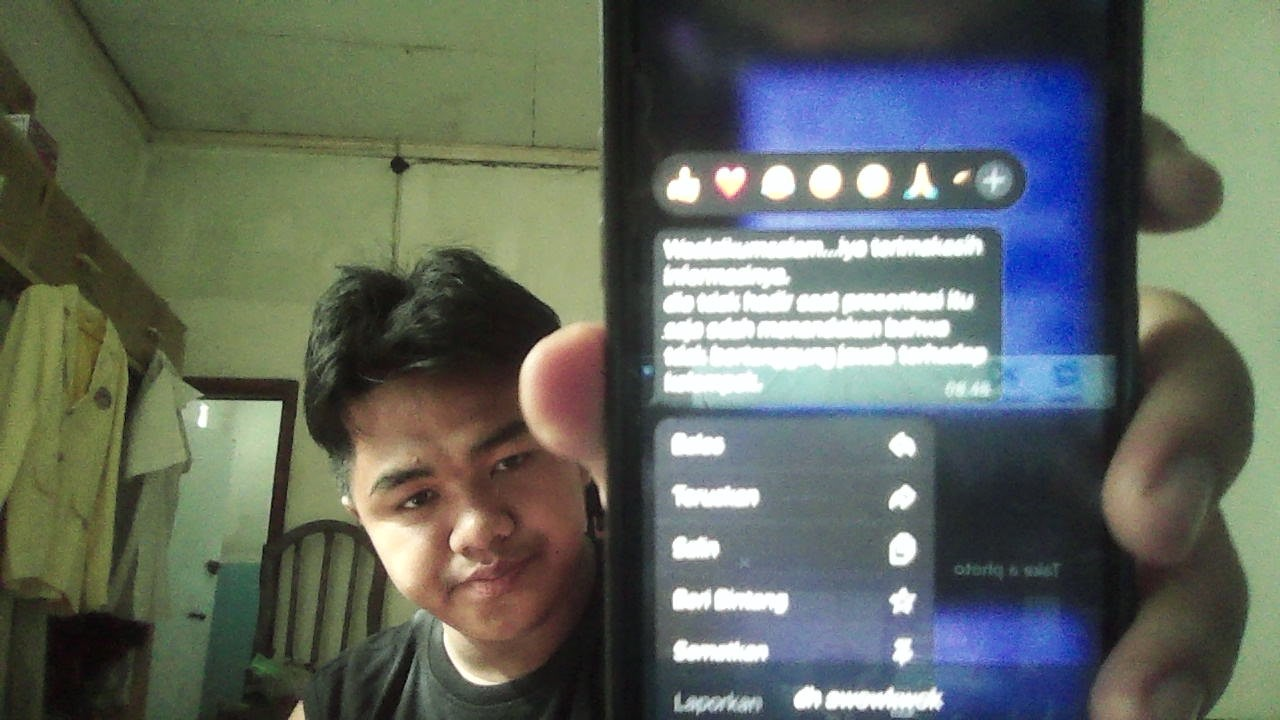
#> input picture Minggu2/Quiz/Riski gacor.jpg, 1280 x 720 px, found by its file name
$ python Quiz1.py
#> lines starting #> are read from the running program, lines starting #| are printed output that depends on the picture; after the words box and inside, x2 and y2 are one past the last pixel; in counts of white or black regions, pixels touching at a corner belong together
# ============================================
# PRAKTIKUM 2: MODEL WARNA DAN DIGITALISASI
# ============================================

import cv2
import numpy as np
import matplotlib.pyplot as plt
from scipy import signal
import warnings
warnings.filterwarnings('ignore')

print("=== PRAKTIKUM 2: MODEL WARNA DAN DIGITALISASI ===")
print("Materi: Color Models, Sampling, Quantization, Color Conversion\n")

# =============== FUNGSI BANTU ===============
def create_color_patches():
    """Create sample color patches for demonstration"""
    patches = []
    colors = [
        ('Red', [0, 0, 255]),
        ('Green', [0, 255, 0]),
        ('Blue', [255, 0, 0]),
        ('Yellow', [0, 255, 255]),
        ('Magenta', [255, 0, 255]),
        ('Cyan', [255, 255, 0]),
        ('White', [255, 255, 255]),
        ('Black', [0, 0, 0])
    ]

    for name, color in colors:
        patch = np.zeros((100, 100, 3), dtype=np.uint8)
        patch[:, :] = color
        patches.append((name, patch))

    return patches

def analyze_color_model(image, model_name):
    """Analyze image in different color models"""
    if model_name == 'RGB':
        return image
    elif model_name == 'HSV':
        return cv2.cvtColor(image, cv2.COLOR_BGR2HSV)
    elif model_name == 'LAB':
        return cv2.cvtColor(image, cv2.COLOR_BGR2LAB)
    elif model_name == 'GRAY':
        return cv2.cvtColor(image, cv2.COLOR_BGR2GRAY)
    else:
        return image

# =============== MAIN PRAKTIKUM ===============

# 1. PERBANDINGAN MODEL WARNA
print("\n1. PERBANDINGAN MODEL WARNA DASAR")

# Buat citra dengan warna-warna dasar
color_patches = create_color_patches()

# Tampilkan dalam berbagai model warna
fig, axes = plt.subplots(4, 8, figsize=(20, 10))
models = ['RGB', 'HSV', 'LAB', 'GRAY']

for row, model in enumerate(models):
    for col, (name, patch) in enumerate(color_patches):
        if model == 'RGB':
            display_img = cv2.cvtColor(patch, cv2.COLOR_BGR2RGB)
            axes[row, col].imshow(display_img)
        elif model == 'GRAY':
            gray_img = cv2.cvtColor(patch, cv2.COLOR_BGR2GRAY)
            axes[row, col].imshow(gray_img, cmap='gray')
        else:
            converted = analyze_color_model(patch, model)
            if model == 'HSV':
                # Convert HSV to RGB for display
                display_img = cv2.cvtColor(converted, cv2.COLOR_HSV2RGB)
            elif model == 'LAB':
                # LAB needs special handling for display
                lab = converted.astype(np.float32)
                lab[:,:,0] = lab[:,:,0] * 255/100  # L from [0,100] to [0,255]
                lab[:,:,1:] = lab[:,:,1:] + 128    # a,b from [-127,127] to [0,255]
                lab = np.clip(lab, 0, 255).astype(np.uint8)
                display_img = cv2.cvtColor(lab, cv2.COLOR_LAB2RGB)
            axes[row, col].imshow(display_img)

        if row == 0:
            axes[row, col].set_title(name, fontsize=10)
        axes[row, col].axis('off')

    axes[row, 0].text(-0.5, 0.5, model, transform=axes[row, 0].transAxes,
                     fontsize=12, fontweight='bold', va='center', ha='right')

plt.suptitle('Perbandingan Model Warna untuk Warna Dasar', fontsize=14, fontweight='bold')
plt.tight_layout()
plt.show()

# 2. ANALISIS KOMPONEN WARNA
print("\n2. ANALISIS KOMPONEN WARNA PADA CITRA NYATA")

# Load sample image
sample_img = cv2.imread('Quiz/Minggu 2/Riski gacor.jpg')  # Ganti dengan path citra Anda
#> sample_img is the input picture: shape (720, 1280, 3); mean B, G, R 96.2, 104.3, 96.9
if sample_img is None:
    # Create synthetic image if file doesn't exist
    sample_img = np.zeros((300, 400, 3), dtype=np.uint8)
    cv2.rectangle(sample_img, (50, 50), (150, 150), (255, 0, 0), -1)  # Blue
    cv2.circle(sample_img, (250, 100), 50, (0, 255, 0), -1)  # Green
    cv2.ellipse(sample_img, (300, 200), (80, 40), 30, 0, 360, (0, 0, 255), -1)  # Red
    print("Menggunakan citra sintetik (file sample_image.jpg tidak ditemukan)")

# Convert to different color spaces
rgb_img = cv2.cvtColor(sample_img, cv2.COLOR_BGR2RGB)
hsv_img = cv2.cvtColor(sample_img, cv2.COLOR_BGR2HSV)
lab_img = cv2.cvtColor(sample_img, cv2.COLOR_BGR2LAB)
gray_img = cv2.cvtColor(sample_img, cv2.COLOR_BGR2GRAY)

# Split channels for each model
rgb_channels = cv2.split(sample_img)  # B, G, R
hsv_channels = cv2.split(hsv_img)     # H, S, V
lab_channels = cv2.split(lab_img)     # L, a, b

# Display channel analysis
fig, axes = plt.subplots(4, 4, figsize=(16, 12))

# Row 1: RGB Channels
axes[0, 0].imshow(rgb_img)
axes[0, 0].set_title('Original (RGB)')
axes[0, 0].axis('off')

rgb_titles = ['Blue Channel', 'Green Channel', 'Red Channel']
for i in range(3):
    axes[0, i+1].imshow(rgb_channels[i], cmap='gray')
    axes[0, i+1].set_title(rgb_titles[i])
    axes[0, i+1].axis('off')

# Row 2: HSV Channels
axes[1, 0].imshow(cv2.cvtColor(hsv_img, cv2.COLOR_HSV2RGB))
axes[1, 0].set_title('HSV Color Space')
axes[1, 0].axis('off')

hsv_titles = ['Hue (Jenis Warna)', 'Saturation (Kemurnian)', 'Value (Kecerahan)']
for i in range(3):
    axes[1, i+1].imshow(hsv_channels[i], cmap='gray')
    axes[1, i+1].set_title(hsv_titles[i])
    axes[1, i+1].axis('off')

# Row 3: LAB Channels
# Convert LAB for display
lab_display = lab_img.astype(np.float32)
lab_display[:,:,0] = lab_display[:,:,0] * 255/100
lab_display[:,:,1:] = lab_display[:,:,1:] + 128
lab_display = np.clip(lab_display, 0, 255).astype(np.uint8)
lab_display_rgb = cv2.cvtColor(lab_display, cv2.COLOR_LAB2RGB)

axes[2, 0].imshow(lab_display_rgb)
axes[2, 0].set_title('LAB Color Space')
axes[2, 0].axis('off')

lab_titles = ['Lightness', 'Green-Red (a)', 'Blue-Yellow (b)']
for i in range(3):
    if i == 0:
        # L channel needs scaling
        l_channel = lab_channels[i].astype(np.float32) * 255/100
        l_channel = np.clip(l_channel, 0, 255).astype(np.uint8)
        axes[2, i+1].imshow(l_channel, cmap='gray')
    else:
        # a and b channels need offset
        ab_channel = lab_channels[i].astype(np.float32) + 128
        ab_channel = np.clip(ab_channel, 0, 255).astype(np.uint8)
        axes[2, i+1].imshow(ab_channel, cmap='gray')
    axes[2, i+1].set_title(lab_titles[i])
    axes[2, i+1].axis('off')

# Row 4: Grayscale
axes[3, 0].imshow(gray_img, cmap='gray')
axes[3, 0].set_title('Grayscale')
axes[3, 0].axis('off')

# Show histogram of grayscale
axes[3, 1].hist(gray_img.ravel(), 256, [0, 256], color='gray')
axes[3, 1].set_title('Grayscale Histogram')
axes[3, 1].set_xlabel('Intensity')
axes[3, 1].set_ylabel('Frequency')
axes[3, 1].grid(True, alpha=0.3)

# Show color histogram
colors = ('b', 'g', 'r')
for i, color in enumerate(colors):
    hist = cv2.calcHist([sample_img], [i], None, [256], [0, 256])
    axes[3, 2].plot(hist, color=color, alpha=0.7)
axes[3, 2].set_title('RGB Channel Histograms')
axes[3, 2].set_xlabel('Intensity')
axes[3, 2].set_ylabel('Frequency')
axes[3, 2].legend(['Blue', 'Green', 'Red'])
axes[3, 2].grid(True, alpha=0.3)

# Show HSV histogram
hsv_hist = cv2.calcHist([hsv_img], [0], None, [180], [0, 180])
#> hsv_hist = 180 values, max 35372 at index 39, min 0 at index 134, mean 5120
axes[3, 3].plot(hsv_hist, color='orange')
axes[3, 3].set_title('Hue Histogram')
axes[3, 3].set_xlabel('Hue (0-180°)')
axes[3, 3].set_ylabel('Frequency')
axes[3, 3].grid(True, alpha=0.3)

plt.suptitle('Analisis Komponen Warna pada Berbagai Model', fontsize=14, fontweight='bold')
plt.tight_layout()
plt.show()

# 3. DEMONSTRASI TEOREMA SAMPLING DAN ALIASING
print("\n3. DEMONSTRASI TEOREMA SAMPLING DAN ALIASING")

def demonstrate_sampling_aliasing():
    """Demonstrate sampling theorem and aliasing effect"""
    # Create high frequency signal
    t = np.linspace(0, 1, 1000)  # High resolution time
    f_high = 50  # High frequency component
    f_low = 5    # Low frequency component

    signal_high = np.sin(2 * np.pi * f_high * t)
    signal_low = np.sin(2 * np.pi * f_low * t)
    signal_combined = signal_high + 0.5 * signal_low

    # Different sampling rates
    sampling_rates = [20, 50, 100, 200]  # Hz
    nyquist_rate = 2 * f_high  # Should be 100 Hz

    fig, axes = plt.subplots(2, 2, figsize=(12, 8))
    axes = axes.ravel()

    for idx, fs in enumerate(sampling_rates):
        # Sampling
        t_sampled = np.arange(0, 1, 1/fs)
        indices = (t_sampled * 1000).astype(int)
        signal_sampled = signal_combined[indices]

        # Reconstruction (zero-order hold)
        t_recon = np.linspace(0, 1, 1000)
        signal_recon = np.zeros_like(t_recon)
        for i in range(len(t_sampled)-1):
            mask = (t_recon >= t_sampled[i]) & (t_recon < t_sampled[i+1])
            signal_recon[mask] = signal_sampled[i]

        # Plot
        axes[idx].plot(t, signal_combined, 'b-', alpha=0.5, label='Original')
        axes[idx].stem(t_sampled, signal_sampled, linefmt='r-', markerfmt='ro',
                      basefmt=' ', label=f'Sampled (fs={fs}Hz)')
        axes[idx].plot(t_recon, signal_recon, 'g--', alpha=0.7, label='Reconstructed')

        # Check for aliasing
        if fs < nyquist_rate:
            axes[idx].set_title(f'ALIASING: fs={fs}Hz < Nyquist={nyquist_rate}Hz',
                               color='red', fontweight='bold')
        else:
            axes[idx].set_title(f'No Aliasing: fs={fs}Hz ≥ Nyquist',
                               color='green', fontweight='bold')

        axes[idx].set_xlabel('Time (s)')
        axes[idx].set_ylabel('Amplitude')
        axes[idx].legend(loc='upper right')
        axes[idx].grid(True, alpha=0.3)

    plt.suptitle('Demonstrasi Teorema Sampling Nyquist dan Efek Aliasing',
                fontsize=14, fontweight='bold')
    plt.tight_layout()
    plt.show()

    return sampling_rates, nyquist_rate

sampling_rates, nyquist_rate = demonstrate_sampling_aliasing()
print(f"Frekuensi sinyal tinggi: 50 Hz")
print(f"Nyquist rate minimum: {nyquist_rate} Hz")
print(f"Sampling rates yang diuji: {sampling_rates} Hz")

# 4. DEMONSTRASI KUANTISASI
print("\n4. DEMONSTRASI KUANTISASI UNIFORM DAN NON-UNIFORM")

def demonstrate_quantization():
    """Demonstrate uniform and non-uniform quantization"""
    # Create test image
    test_img = gray_img if len(gray_img.shape) == 2 else cv2.cvtColor(sample_img, cv2.COLOR_BGR2GRAY)

    # Uniform quantization
    quantization_levels = [256, 64, 16, 4, 2]  # 8-bit, 6-bit, 4-bit, 2-bit, 1-bit

    fig, axes = plt.subplots(2, 5, figsize=(15, 6))

    # Uniform quantization
    for idx, levels in enumerate(quantization_levels):
        # Calculate step size
        step = 256 // levels
        quantized_uniform = (test_img // step) * step

        # Display
        axes[0, idx].imshow(quantized_uniform, cmap='gray', vmin=0, vmax=255)
        axes[0, idx].set_title(f'Uniform\n{levels} levels\n({int(np.log2(levels))}-bit)')
        axes[0, idx].axis('off')

        # Calculate MSE
        mse = np.mean((test_img.astype(float) - quantized_uniform.astype(float))**2)
        psnr = 10 * np.log10(255**2 / mse) if mse > 0 else float('inf')
        axes[0, idx].text(0.5, -0.1, f'MSE: {mse:.1f}\nPSNR: {psnr:.1f}dB',
                         transform=axes[0, idx].transAxes, ha='center', fontsize=8)
#> this loop made 5 passes
#> (mse, psnr) on passes 1 to 4: (0, inf), (3.51, 42.68), (80.68, 29.06), (1533, 16.28)

    # Non-uniform quantization (using histogram equalization principle)
    for idx, levels in enumerate(quantization_levels):
        # Calculate histogram
        hist, bins = np.histogram(test_img.flatten(), 256, [0, 256])

        # Calculate cumulative distribution
        cdf = hist.cumsum()
        cdf_normalized = cdf / cdf.max()

        # Create mapping function for non-uniform quantization
        mapping = np.zeros(256, dtype=np.uint8)
        for i in range(levels):
            lower = i * 256 // levels
            upper = (i + 1) * 256 // levels
            mapping[lower:upper] = i * 255 // (levels - 1)

        # Apply non-uniform quantization
        quantized_nonuniform = mapping[test_img]

        # Display
        axes[1, idx].imshow(quantized_nonuniform, cmap='gray', vmin=0, vmax=255)
        axes[1, idx].set_title(f'Non-Uniform\n{levels} levels')
        axes[1, idx].axis('off')

        # Calculate MSE
        mse = np.mean((test_img.astype(float) - quantized_nonuniform.astype(float))**2)
        psnr = 10 * np.log10(255**2 / mse) if mse > 0 else float('inf')
        axes[1, idx].text(0.5, -0.1, f'MSE: {mse:.1f}\nPSNR: {psnr:.1f}dB',
                         transform=axes[1, idx].transAxes, ha='center', fontsize=8)
#> this loop made 5 passes
#> (mse, psnr) on passes 1 to 4: (0, inf), (2.36, 44.4), (35.25, 32.66), (962.1, 18.3)

    plt.suptitle('Perbandingan Kuantisasi Uniform vs Non-Uniform',
                fontsize=14, fontweight='bold')
    plt.tight_layout()
    plt.show()

    return quantization_levels

quant_levels = demonstrate_quantization()

# 5. KONVERSI RUANG WARNA DAN APLIKASI
print("\n5. KONVERSI RUANG WARNA DAN APLIKASI PRAKTIS")

def demonstrate_color_conversion_applications():
    """Demonstrate practical applications of color space conversions"""
    # Load or create sample image
    if sample_img is None:
        # Create synthetic image for demonstration
        demo_img = np.zeros((300, 400, 3), dtype=np.uint8)
        # Add various colors and patterns
        cv2.rectangle(demo_img, (50, 50), (150, 150), (100, 150, 200), -1)  # Sky blue
        cv2.rectangle(demo_img, (200, 50), (300, 150), (200, 100, 50), -1)   # Brown
        cv2.circle(demo_img, (100, 220), 40, (50, 200, 100), -1)  # Green
        cv2.circle(demo_img, (250, 220), 40, (200, 50, 150), -1)  # Purple
    else:
        demo_img = sample_img

    # Application 1: Skin Detection using HSV
    hsv_img = cv2.cvtColor(demo_img, cv2.COLOR_BGR2HSV)

    # Define skin color range in HSV
    lower_skin = np.array([0, 20, 70], dtype=np.uint8)
#> lower_skin = [0, 20, 70]
    upper_skin = np.array([20, 255, 255], dtype=np.uint8)
#> upper_skin = [20, 255, 255]

    # Create skin mask
    skin_mask = cv2.inRange(hsv_img, lower_skin, upper_skin)
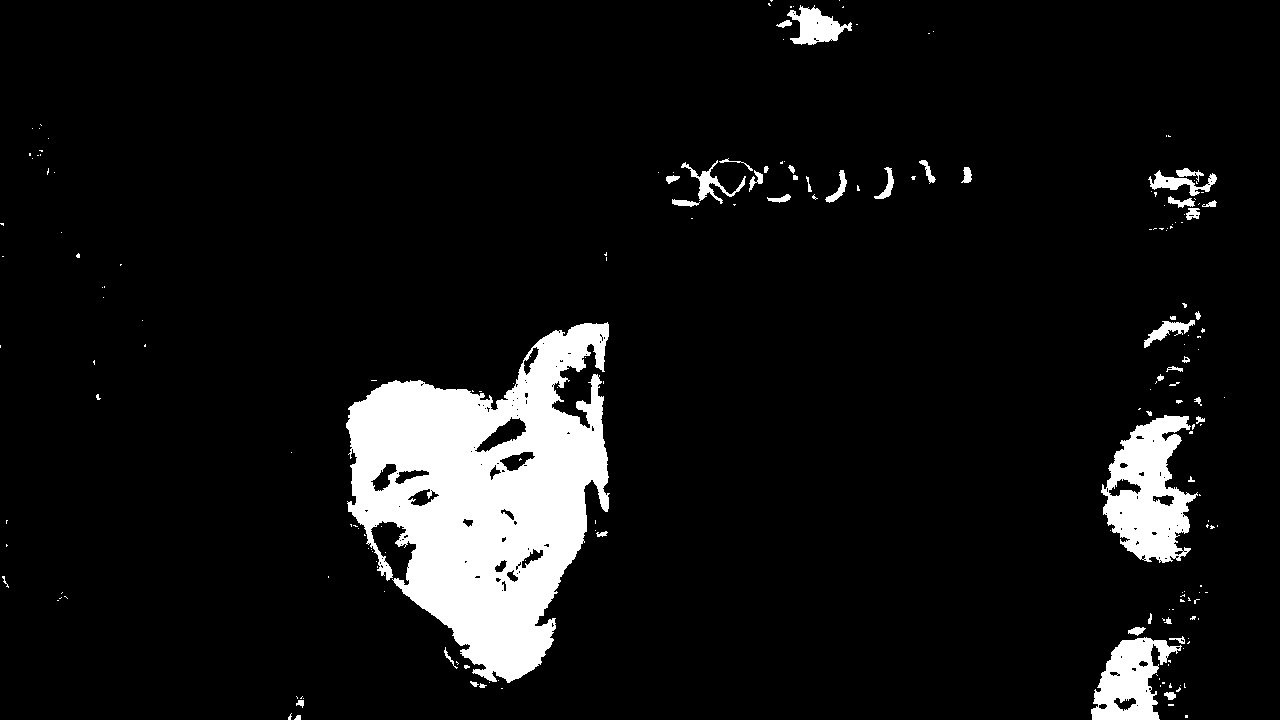
#> skin_mask: shape (720, 1280); 7.9% white; 202 white regions (155 under 20 px), largest, box (x1, y1, x2, y2) and area: (346, 322, 610, 683) 53866, (1101, 415, 1198, 563) 8272, (1091, 637, 1182, 720) 4168

    # Apply mask to original image
    skin_detected = cv2.bitwise_and(demo_img, demo_img, mask=skin_mask)

    # Application 2: Shadow removal using LAB
    lab_img = cv2.cvtColor(demo_img, cv2.COLOR_BGR2LAB)
    L, a, b = cv2.split(lab_img)

    # Apply CLAHE to L channel (improves shadow details)
    clahe = cv2.createCLAHE(clipLimit=3.0, tileGridSize=(8,8))
    L_enhanced = clahe.apply(L)

    # Merge back
    lab_enhanced = cv2.merge([L_enhanced, a, b])
    rgb_enhanced = cv2.cvtColor(lab_enhanced, cv2.COLOR_LAB2BGR)
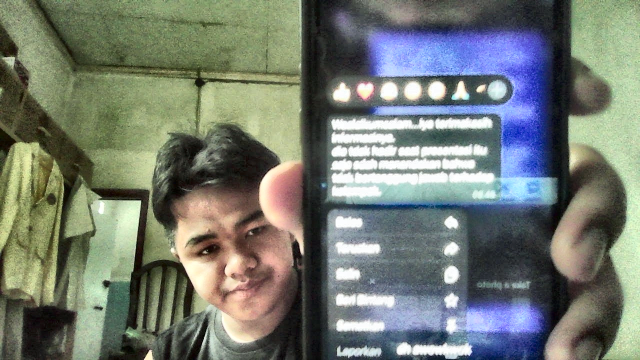
#> rgb_enhanced: shape (720, 1280, 3) (shown at 1/2 size); mean B, G, R 114.4, 123.3, 116.6

    # Application 3: Color-based segmentation using RGB
    # Define color ranges for segmentation
    colors_to_segment = [
        ('Blue', [100, 0, 0], [255, 100, 100]),
        ('Green', [0, 100, 0], [100, 255, 100]),
        ('Red', [0, 0, 100], [100, 100, 255])
    ]

    # Create segmentation masks
    segmentation_results = []
    for color_name, lower, upper in colors_to_segment:
        lower = np.array(lower, dtype=np.uint8)
        upper = np.array(upper, dtype=np.uint8)
        mask = cv2.inRange(demo_img, lower, upper)
        segmented = cv2.bitwise_and(demo_img, demo_img, mask=mask)
        segmentation_results.append((color_name, segmented))
#> this loop made 3 passes
#> (lower, upper) on passes 1 to 3: ([100, 0, 0], [255, 100, 100]), ([0, 100, 0], [100, 255, 100]), ([0, 0, 100], [100, 100, 255])
#> after the loop, segmentation_results = 3 items

    # Display results
    fig, axes = plt.subplots(3, 3, figsize=(15, 12))

    # Row 1: Original and conversions
    axes[0, 0].imshow(cv2.cvtColor(demo_img, cv2.COLOR_BGR2RGB))
    axes[0, 0].set_title('Original Image (RGB)')
    axes[0, 0].axis('off')

    axes[0, 1].imshow(cv2.cvtColor(hsv_img, cv2.COLOR_HSV2RGB))
    axes[0, 1].set_title('HSV Color Space')
    axes[0, 1].axis('off')

    lab_display = lab_img.astype(np.float32)
    lab_display[:,:,0] = lab_display[:,:,0] * 255/100
    lab_display[:,:,1:] = lab_display[:,:,1:] + 128
    lab_display = np.clip(lab_display, 0, 255).astype(np.uint8)
    axes[0, 2].imshow(cv2.cvtColor(lab_display, cv2.COLOR_LAB2RGB))
    axes[0, 2].set_title('LAB Color Space')
    axes[0, 2].axis('off')

    # Row 2: Applications
    axes[1, 0].imshow(skin_mask, cmap='gray')
    axes[1, 0].set_title('Skin Detection Mask (HSV)')
    axes[1, 0].axis('off')

    axes[1, 1].imshow(cv2.cvtColor(skin_detected, cv2.COLOR_BGR2RGB))
    axes[1, 1].set_title('Skin Detection Result')
    axes[1, 1].axis('off')

    axes[1, 2].imshow(cv2.cvtColor(rgb_enhanced, cv2.COLOR_BGR2RGB))
    axes[1, 2].set_title('Shadow Removal (LAB + CLAHE)')
    axes[1, 2].axis('off')

    # Row 3: Color segmentation
    for idx, (color_name, segmented) in enumerate(segmentation_results):
        axes[2, idx].imshow(cv2.cvtColor(segmented, cv2.COLOR_BGR2RGB))
        axes[2, idx].set_title(f'{color_name} Segmentation')
        axes[2, idx].axis('off')
#> this loop made 3 passes
#> color_name on passes 1 to 3: 'Blue', 'Green', 'Red'

    # Hide unused subplots
    for i in range(3, 9):
        axes.flat[i].axis('off')

    plt.suptitle('Aplikasi Praktis Konversi Ruang Warna', fontsize=14, fontweight='bold')
    plt.tight_layout()
    plt.show()
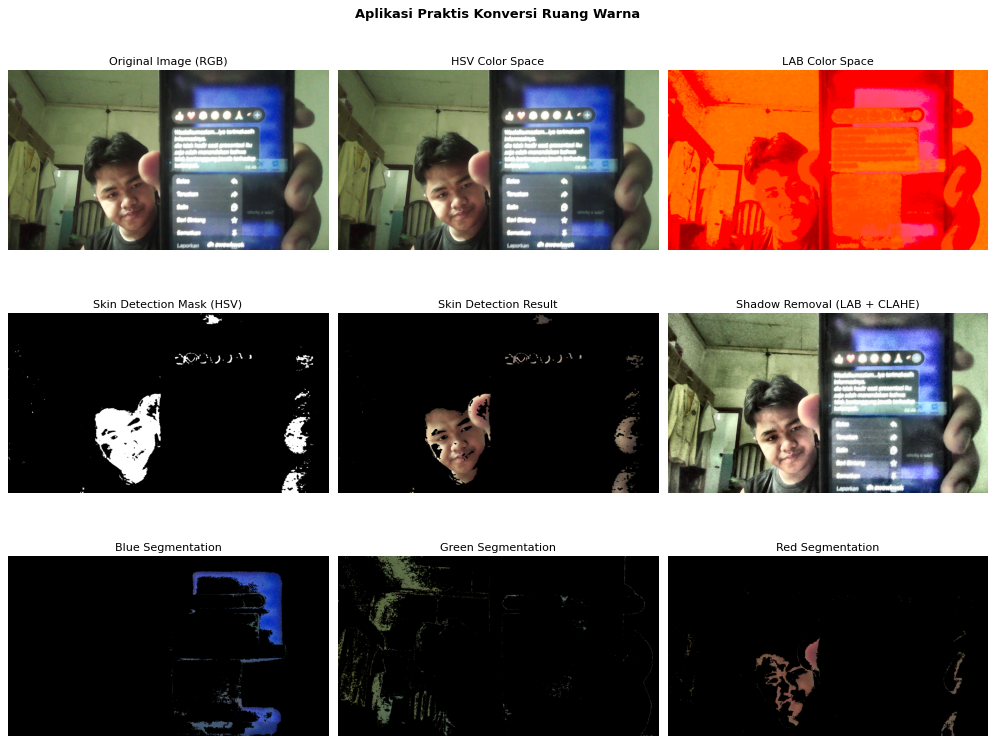
#> figure drawn by matplotlib, 9 panels

    return skin_mask, rgb_enhanced

skin_mask_result, enhanced_result = demonstrate_color_conversion_applications()

print("\n=== PRAKTIKUM SELESAI ===")
print("\nRingkasan yang dipelajari:")
print("1. Perbandingan model warna RGB, HSV, LAB, Grayscale")
print("2. Teorema Sampling Nyquist dan efek aliasing")
print("3. Teknik kuantisasi uniform dan non-uniform")
print("4. Konversi antar ruang warna dan aplikasi praktis")
